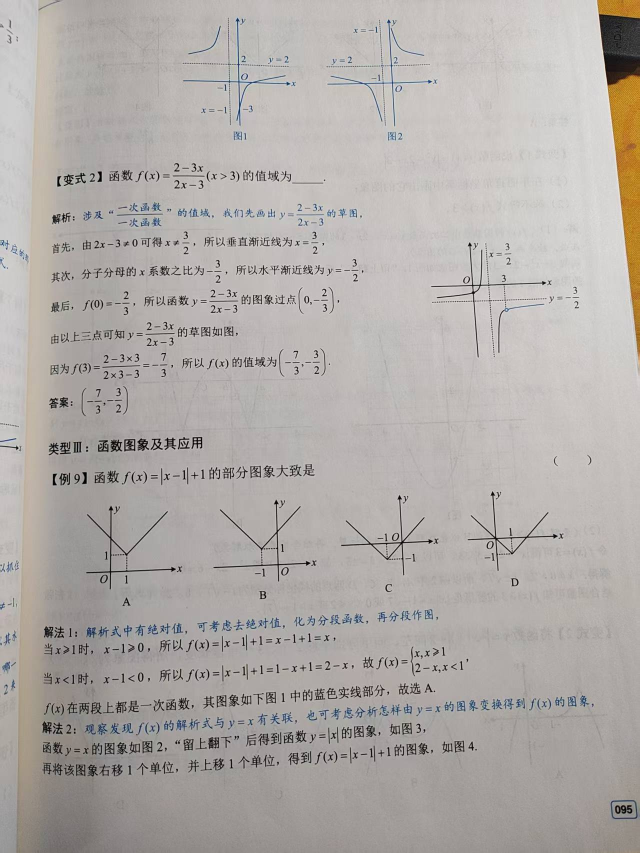
#> input picture internal/senior-high/source-images/function-representations-planning-20261030/source-image-06.png, 1279 x 1706 px (shown at 1/2 size)
$ python build_function_graph_g0_fixtures.py
#> lines starting #> are read from the running program, lines starting #| are printed output that depends on the picture
### server/shuxueshuo_server/search/figures.py
"""Private question pictures. Display identity never admits mathematical identity.

The optional sidecar is an authored/reviewed asset manifest, not model output.
Absent a reviewed manifest, show the original crop as a single source picture.
All boxes refer to that immutable image; callers retain the ownership/read lease.
"""

import json
import math
from functools import cache
from hashlib import sha256
from io import BytesIO
from pathlib import Path

from jsonschema import Draft202012Validator
from PIL import Image, UnidentifiedImageError

from .storage import SearchError

VERSION = "question-figures/v1"
MANIFEST = "question-figures.json"
SCHEMA = Path(__file__).resolve().parents[3] / "internal/schemas/question-figures-v1.schema.json"


@cache
def validator():
    return Draft202012Validator(json.loads(SCHEMA.read_text(encoding="utf-8")))


# [11 lines left out: function pixel_box, not called in this run]


def validate_manifest(manifest, source):
    if not validator().is_valid(manifest):
        raise SearchError("figure.invalid_manifest", 409)
    if manifest["source"] != source:
        raise SearchError("figure.source_changed", 409)
    ids, options, labels = set(), set(), set()
    sources = []
    for figure in manifest["figures"]:
        identifier = figure["id"]
        if identifier in ids:
            raise SearchError("figure.duplicate_id", 409)
        ids.add(identifier)
        pixel_box(figure["box"], (source["width"], source["height"]))
        target = figure.get("target_ref")
        if target and target.rsplit("/goals/", 1)[0] != figure["scope_ref"]:
            raise SearchError("figure.wrong_target", 409)
        if figure["role"] == "option":
            key = (target, figure["option_id"])
            label = (target, figure["label"])
            if key in options or label in labels:
                raise SearchError("figure.duplicate_option", 409)
            options.add(key)
            labels.add(label)
        if figure["role"] == "source":
            sources.append(figure)
    if len(sources) != 1 or sources[0]["id"] != "original" or sources[0]["box"] != [0, 0, 1, 1] or sources[0]["scope_ref"] != "/root" or sources[0].get("target_ref"):
        raise SearchError("figure.invalid_source", 409)


# [69 lines left out: functions source_image, manifest_for, presentation_identity, present, image_bytes, not called in this run]

### tools/build_function_graph_g0_fixtures.py
"""Build the reviewed B09 picture-display sample; never publish student uploads.

Run with server/.venv/bin/python tools/build_function_graph_g0_fixtures.py.
Coordinates below were checked against the archived teaching-material page.
Only the question and its four original options are exported, not its solution.
"""
import json
import sys
from pathlib import Path

from PIL import Image

ROOT = Path(__file__).resolve().parents[1]
sys.path.insert(0, str(ROOT / 'server'))
from shuxueshuo_server.search.figures import (
    MANIFEST,
    image_bytes,
    manifest_for,
    presentation_identity,
    validate_manifest,
)

SOURCE = ROOT / 'internal/senior-high/source-images/function-representations-planning-20261030/source-image-06.png'
OUTPUT = ROOT / 'site/assets/question-figures/fr-t2-b09'
CROP = (95, 914, 1160, 1222)
OPTIONS = [(145, 974, 385, 1219), (432, 974, 658, 1210), (672, 973, 895, 1203), (925, 965, 1145, 1190)]


def main():
    OUTPUT.mkdir(parents=True, exist_ok=True)
    with Image.open(SOURCE) as page:
#> page is the input picture: PIL image 1279x1706 RGB; mean R, G, B 177.1, 172.2, 169
        page.crop(CROP).save(OUTPUT / 'original.png')
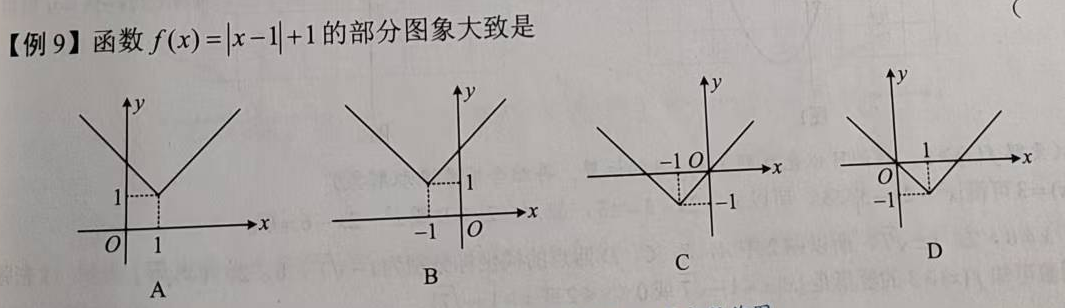
#> saved as original.png: PIL image 1065x308 RGB; mean R, G, B 173.4, 168.6, 166.4
    # Build without trusting a previous generated manifest, so edits are reproducible.
    from hashlib import sha256
    manifest = {'schema_version': 'question-figures/v1', 'source': {
        'sha256': sha256((OUTPUT / 'original.png').read_bytes()).hexdigest(),
        'width': CROP[2] - CROP[0], 'height': CROP[3] - CROP[1], 'quality': 'original'},
        'figures': [{'id': 'original', 'role': 'source', 'scope_ref': '/root', 'box': [0, 0, 1, 1]}]}
    for label, region in zip('ABCD', OPTIONS, strict=True):
        box = [(value - CROP[i % 2]) / (CROP[2 + i % 2] - CROP[i % 2]) for i, value in enumerate(region)]
        manifest['figures'].append({'id': f'option-{label.lower()}', 'role': 'option',
            'scope_ref': '/root', 'target_ref': '/root/goals/0', 'option_id': f'option-{label.lower()}', 'label': label, 'box': box})
    validate_manifest(manifest, manifest['source'])
    (OUTPUT / MANIFEST).write_text(json.dumps(manifest, ensure_ascii=False, indent=2) + '\n')
    assert manifest_for(OUTPUT) == manifest
    for row in manifest['figures'][1:]:
        (OUTPUT / f"{row['id']}.png").write_bytes(image_bytes(OUTPUT, row['id']))
    transport = {**manifest, 'content_id': presentation_identity(manifest), 'figures': [
        {**row, 'image_url': f"/assets/question-figures/fr-t2-b09/{row['id']}.png"} for row in manifest['figures']]}
    (OUTPUT / 'display.json').write_text(json.dumps(transport, ensure_ascii=False, indent=2) + '\n')
    print('Built B09 original crop and four options; no solution or answer metadata exported.')


if __name__ == '__main__':
#> (the run stopped early here; a loop or call above may not have finished)

$ run again, with internal/senior-high/source-images/function-representations-planning-20261030/source-image-02.png copied over internal/senior-high/source-images/function-representations-planning-20261030/source-image-06.png
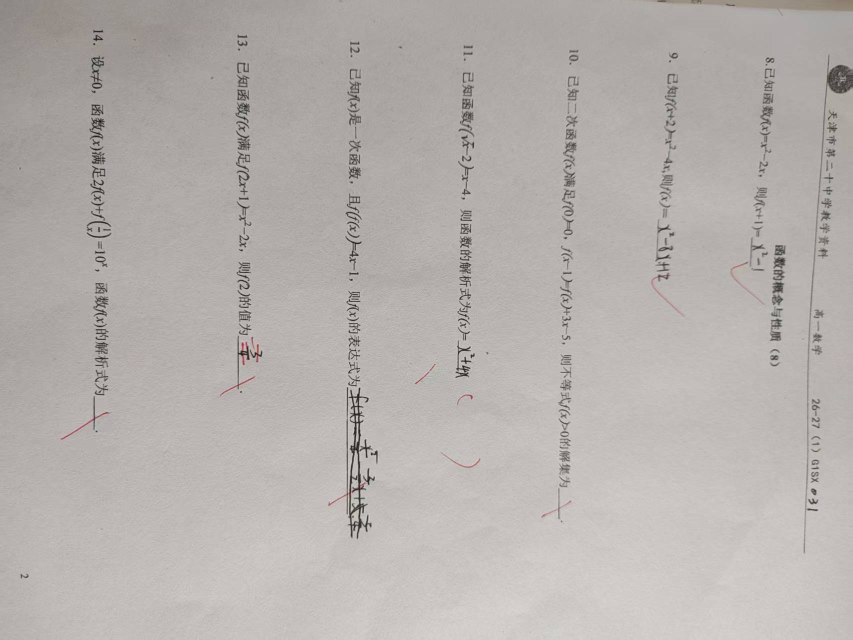
#> input picture internal/senior-high/source-images/function-representations-planning-20261030/source-image-02.png, 1706 x 1279 px (shown at 1/2 size)
#> in main, page is the input picture: PIL image 1706x1279 RGB; mean R, G, B 181.6, 176.5, 173.4
#> in main, `page.crop(CROP).save(OUTPUT / 'original.png')`:
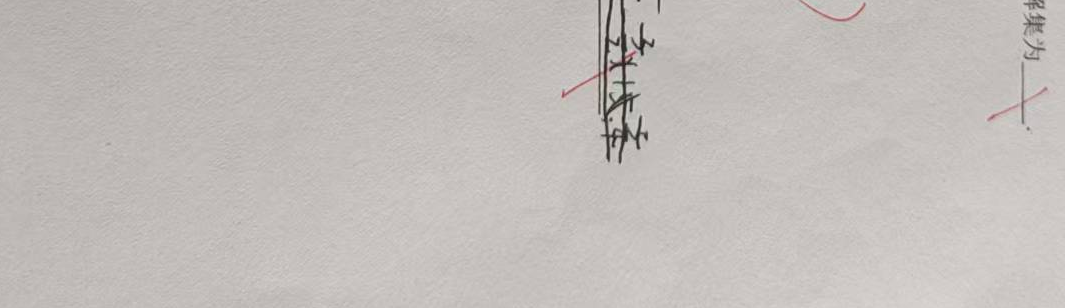
#> saved as original.png: PIL image 1065x308 RGB; mean R, G, B 194.4, 189.3, 186.3

$ run again, with internal/senior-high/source-images/function-representations-planning-20261030/source-image-03.png copied over internal/senior-high/source-images/function-representations-planning-20261030/source-image-06.png
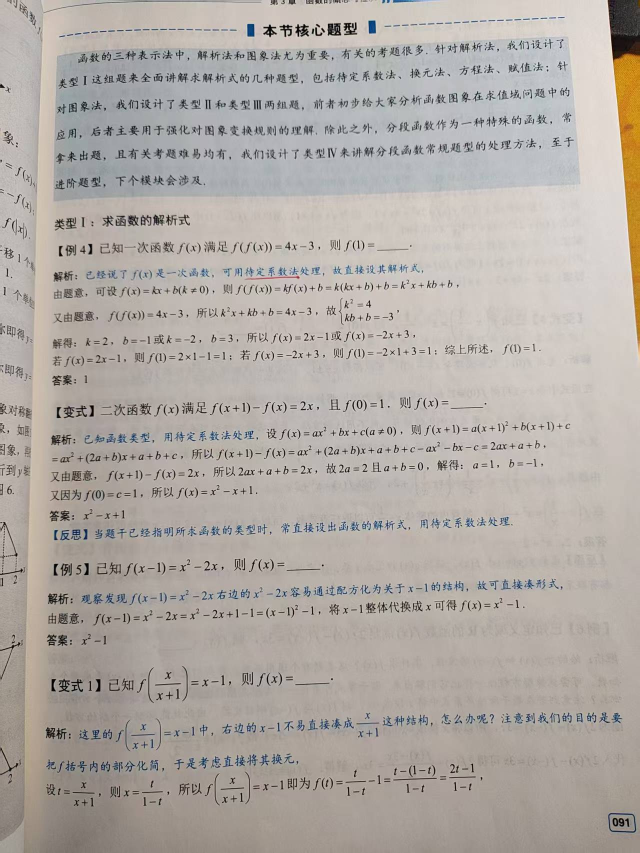
#> input picture internal/senior-high/source-images/function-representations-planning-20261030/source-image-03.png, 1279 x 1706 px (shown at 1/2 size)
#> in main, page is the input picture: PIL image 1279x1706 RGB; mean R, G, B 177.3, 170.9, 165.4
#> in main, `page.crop(CROP).save(OUTPUT / 'original.png')`:
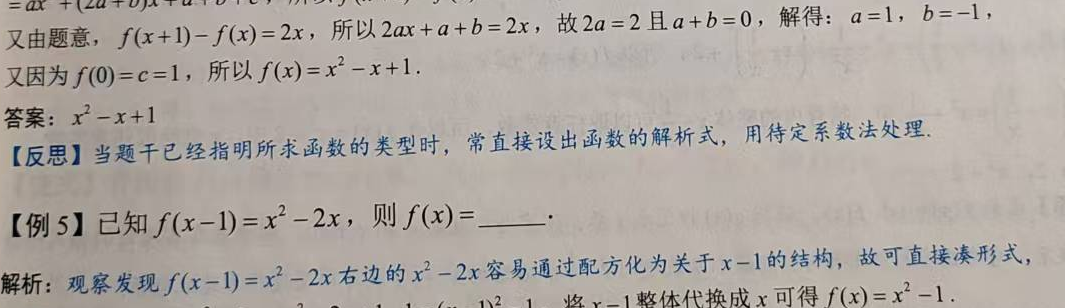
#> saved as original.png: PIL image 1065x308 RGB; mean R, G, B 175.2, 168.5, 162.9

$ run again, with internal/senior-high/source-images/function-representations-planning-20261030/source-image-04.png copied over internal/senior-high/source-images/function-representations-planning-20261030/source-image-06.png
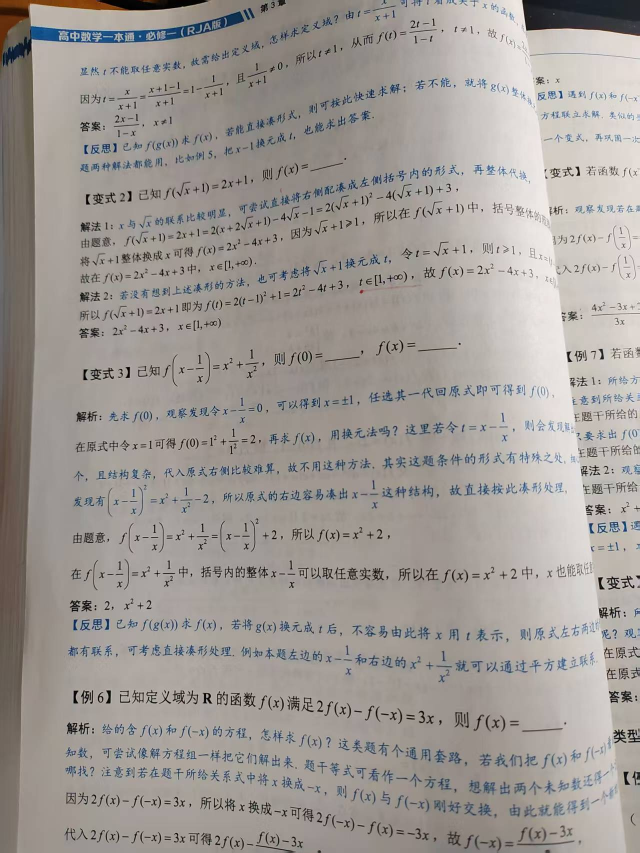
#> input picture internal/senior-high/source-images/function-representations-planning-20261030/source-image-04.png, 1279 x 1706 px (shown at 1/2 size)
#> in main, page is the input picture: PIL image 1279x1706 RGB; mean R, G, B 159.7, 154.3, 149.9
#> in main, `page.crop(CROP).save(OUTPUT / 'original.png')`:
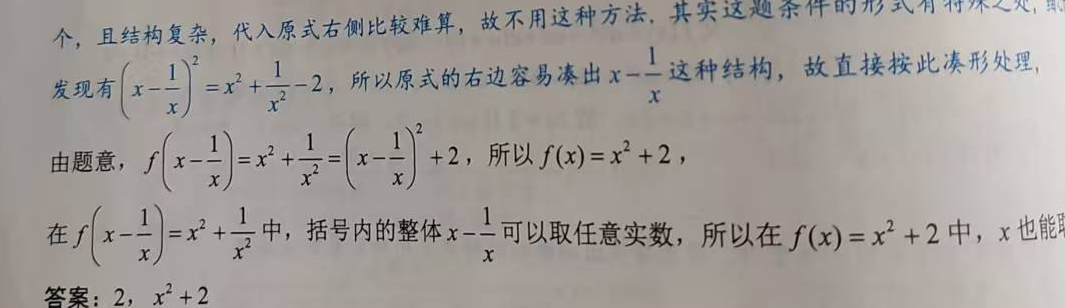
#> saved as original.png: PIL image 1065x308 RGB; mean R, G, B 161.6, 156.4, 152.3
